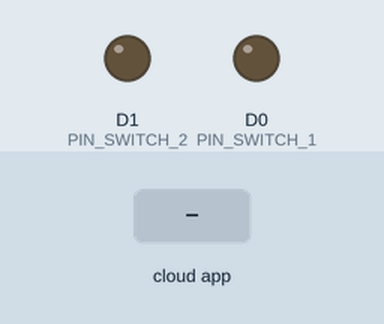
Bench run of a sketch on a simulated ESP8266 (NodeMCU). Shown: output pins drawn as LEDs (lit = HIGH). The inputs (shaded band) are chosen by the test bench. The RemoteXY app is connected.

Above: at 1.2 s.
1.3 s: the phone or cloud app sets switch_1 to 1
At 1.8 s:
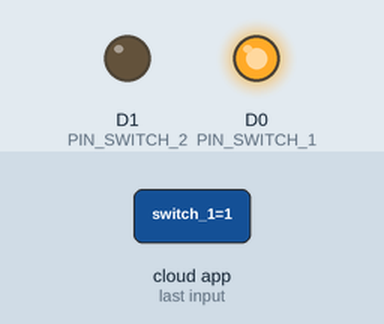
2.8 s: the phone or cloud app sets switch_2 to 1
At 4.0 s:
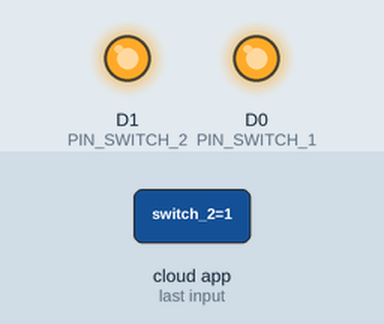
4.3 s: the phone or cloud app sets switch_1 to 0
At 5.3 s:
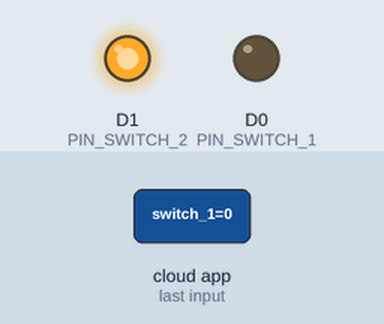
5.8 s: the phone or cloud app sets switch_2 to 0
At 6.4 s:
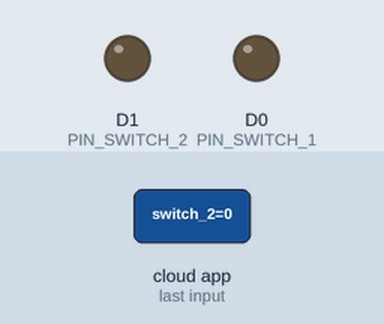
Timing chart, 0 to 8.3 s (numbered marks = the images above; inputs shaded):
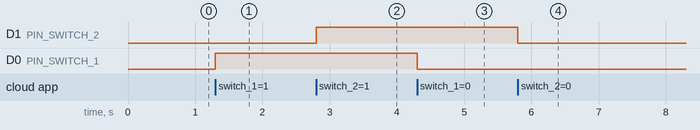

Measured:
- after the input at 1.3 s, D0 (PIN_SWITCH_1): LOW → HIGH at once
- after the input at 2.8 s, D1 (PIN_SWITCH_2): LOW → HIGH at once
- after the input at 4.3 s, D0 (PIN_SWITCH_1): HIGH → LOW at once
- after the input at 5.8 s, D1 (PIN_SWITCH_2): HIGH → LOW at once

The sketch:

TKJ_IOT.ino
```cpp
#define REMOTEXY_MODE__ESP8266WIFI_LIB_POINT
#include <ESP8266WiFi.h>

#include <RemoteXY.h>

// RemoteXY connection settings
#define REMOTEXY_WIFI_SSID "TKJ IOT"
#define REMOTEXY_WIFI_PASSWORD "08121212"
#define REMOTEXY_SERVER_PORT 6377


#pragma pack(push, 1)
uint8_t RemoteXY_CONF[] =   // 93 bytes
  { 255,2,0,0,0,86,0,16,160,1,2,1,21,30,22,11,135,26,31,1,
  79,78,0,79,70,70,0,2,1,20,57,22,11,135,26,31,36,79,78,0,
  79,70,70,0,129,0,15,4,33,6,164,84,75,74,32,83,65,84,79,69,
  0,129,0,20,23,23,6,246,83,97,107,108,97,114,32,49,0,129,0,19,
  51,23,6,234,83,97,107,108,97,114,32,50,0 };

// this structure defines all the variables and events of your control interface
struct {

    // input variables
  uint8_t switch_1; // =1 if switch ON and =0 if OFF
  uint8_t switch_2; // =1 if switch ON and =0 if OFF

    // other variable
  uint8_t connect_flag;  // =1 if wire connected, else =0

} RemoteXY;
#pragma pack(pop)


#define PIN_SWITCH_1 D0
#define PIN_SWITCH_2 D1


void setup()
{
  RemoteXY_Init ();

  pinMode (PIN_SWITCH_1, OUTPUT);
  pinMode (PIN_SWITCH_2, OUTPUT);

  // TODO you setup code

}

void loop()
{
  RemoteXY_Handler ();

  digitalWrite(PIN_SWITCH_1, (RemoteXY.switch_1==0)?LOW:HIGH);
  digitalWrite(PIN_SWITCH_2, (RemoteXY.switch_2==0)?LOW:HIGH);


}
```
